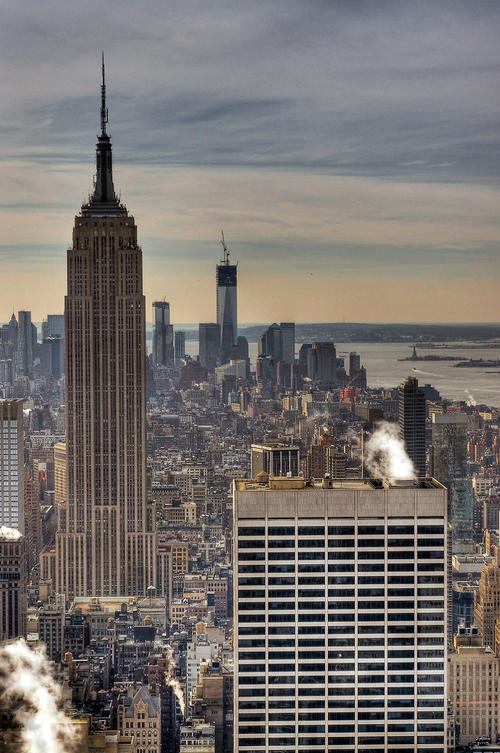
#> input picture TestImage/empire.jpg, 500 x 753 px
$ python PIL_3.py
#> lines starting #> are read from the running program, lines starting #| are printed output that depends on the picture
from PIL import Image
from pylab import *
im = array(Image.open('empire.jpg').convert('L'))
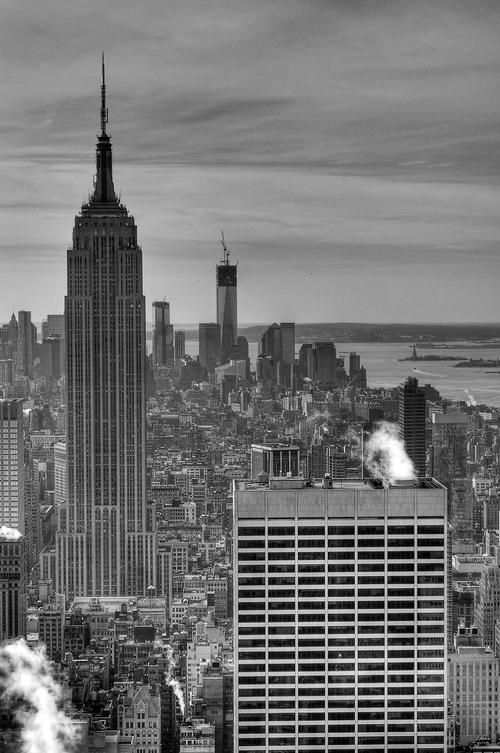
#> im: shape (753, 500); min 0, max 255, mean 114.7

figure()

gray()

contour(im, origin='image')
axis('equal')
axis('off')


# next
figure()
hist(im.flatten(), 128)
show()
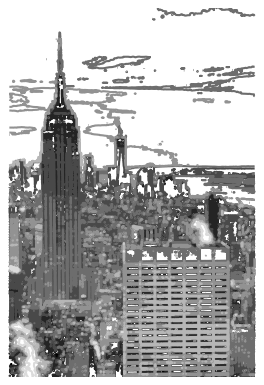
#> figure drawn by matplotlib, 1 panel
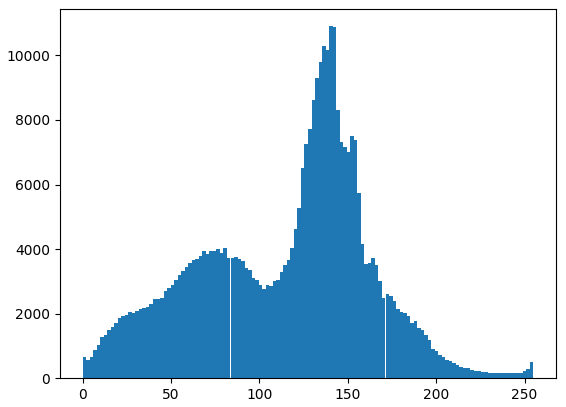
#> figure drawn by matplotlib, 1 panel; tallest bar 10905 high, from x = 139.5 to 141.4
